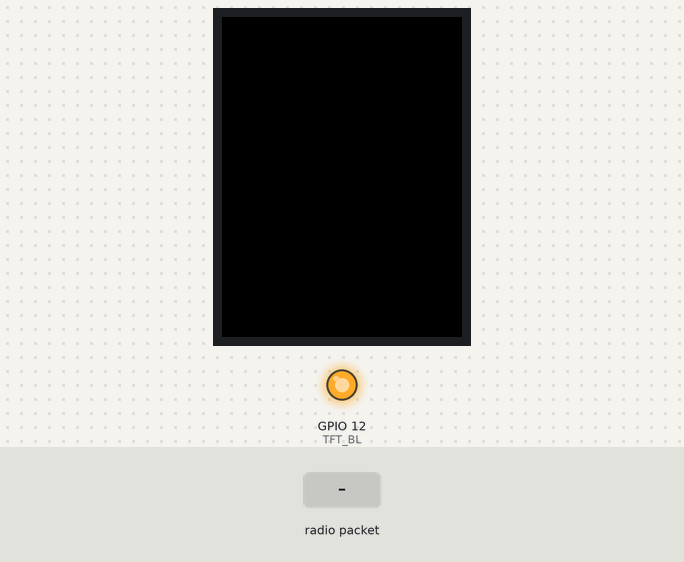
Bench run of a sketch on a simulated ESP32. Shown: 320×240 colour display, output pins drawn as LEDs (lit = HIGH). The test bench sets the inputs (shaded band). No radio packets arrive unless stated; what the sketch prints to the serial monitor is not drawn.

Above: at 1.4 s.
1.5 s: radio packet "hola" arrives
At 2.6 s:
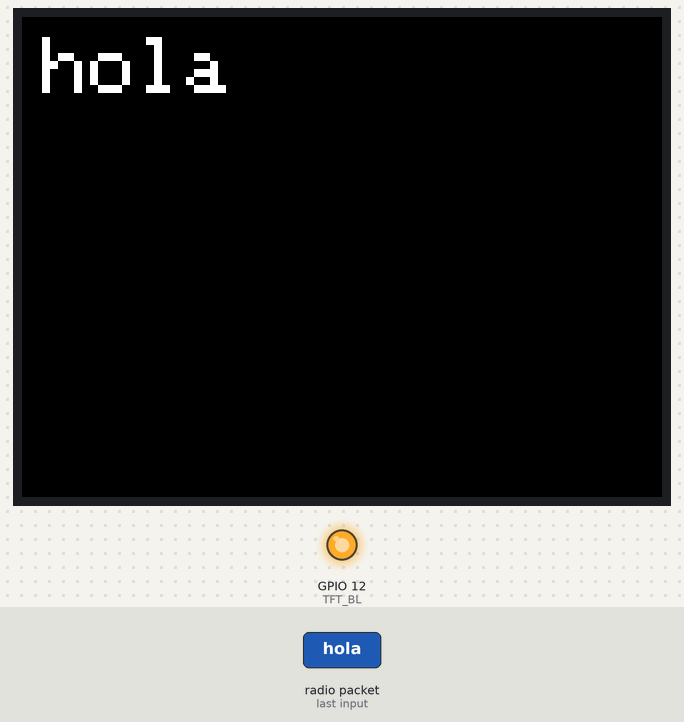
3.0 s: radio packet "hola" arrives
Timing chart, 0 to 6.0 s (numbered marks = the images above; inputs shaded):
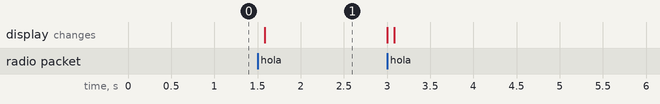

The sketch:

NRF_central.ino
```cpp
#include <SPI.h>
#include <nRF24L01.h>
#include <RF24.h>
#include "Adafruit_GFX.h"
#include "Adafruit_ILI9341.h"

#define TIEMPO_MANDAR 5000
#define TFT_DC 14
#define TFT_CS 32
#define TFT_RST 27
#define PIN_CE 5
#define PIN_CSN 15
#define PIN_MISO 16
#define PIN_MOSI 2
#define PIN_IRQ 4
#define PIN_SCK 17
#define TFT_BL 12

volatile int tiempo = 0;
uint64_t direccionConectar = 0xF0F0F0F0E0LL;
char mensajeRecibidoNRF[32];
char mensaje[] = "hola";

hw_timer_t *timer = NULL;  // timer
void IRAM_ATTR onTimer();  // function interrupts every 1ms

RF24 radio(PIN_CE, PIN_CSN);

Adafruit_ILI9341 tft = Adafruit_ILI9341(TFT_CS, TFT_DC, TFT_RST);

void setup() {
  Serial.begin(9600);
  SPI.begin(PIN_SCK, PIN_MISO, PIN_MOSI);

  radio.begin();
  radio.openWritingPipe(direccionConectar);
  radio.openReadingPipe(1, direccionConectar);
  radio.setPALevel(RF24_PA_LOW);
  radio.startListening();

  tft.begin();
  pinMode(TFT_BL, OUTPUT);
  digitalWrite(TFT_BL, HIGH);
  tft.setRotation(3);
  tft.fillScreen(ILI9341_BLACK);

  timer = timerBegin(1000000);  // 1 MHz = 1 µs
  timerAttachInterrupt(timer, &onTimer);
  timerAlarm(timer, 1000, true, 0);  // tick cada 1 ms
}

void loop() {
  if(tiempo >= TIEMPO_MANDAR){
    radio.stopListening();
    radio.write(mensaje, strlen(mensaje) + 1);
    radio.startListening();
    tiempo = 0;
  }
  if(radio.available() > 0){
    memset(mensajeRecibidoNRF, 0, sizeof(mensajeRecibidoNRF));
    radio.read(&mensajeRecibidoNRF, sizeof(mensajeRecibidoNRF));
    String mensajeCentralConectar = String(mensajeRecibidoNRF);
    mensajeCentralConectar.trim();
    if(mensajeCentralConectar == "hola"){
      Serial.println(mensajeCentralConectar);
      tft.fillScreen(ILI9341_BLACK);
      tft.setCursor(10, 10);
      tft.setTextColor(ILI9341_WHITE, ILI9341_BLACK);
      tft.setTextSize(4);
      tft.print(mensajeCentralConectar);
    }
  }
}

void IRAM_ATTR onTimer() {
  tiempo += 1;
}
```

Measured:
- after the input at 1.5 s, the display: changes after 0.08 s (image 1)
